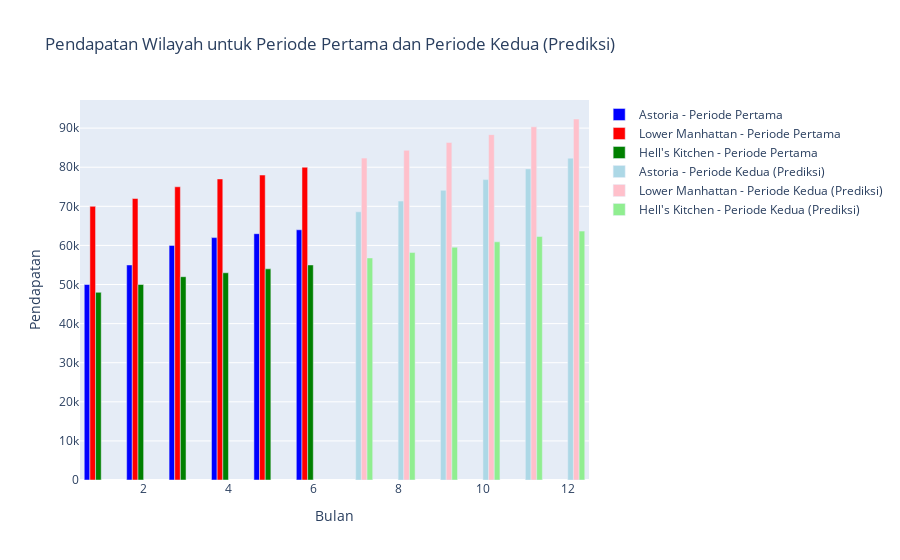

The notebook cell saved with this chart:
### Code cell
import numpy as np

from plotly.subplots import make_subplots
import plotly.graph_objects as go

from sklearn.linear_model import LinearRegression

# Data sampel pendapatan untuk wilayah Astoria, Lower Manhattan, dan Hell's Kitchen
# Disesuaikan dengan data nyata
astoria_income = np.array([50000, 55000, 60000, 62000, 63000, 64000])  # Pendapatan Astoria untuk periode pertama (Januari - Juni)
manhattan_income = np.array([70000, 72000, 75000, 77000, 78000, 80000])  # Pendapatan Lower Manhattan untuk periode pertama (Januari - Juni)
hellskitchen_income = np.array([48000, 50000, 52000, 53000, 54000, 55000])  # Pendapatan Hell's Kitchen untuk periode pertama (Januari - Juni)

# Gabungkan data pendapatan dari ketiga wilayah ke dalam satu array
income_data = np.column_stack((astoria_income, manhattan_income, hellskitchen_income))

# Data bulan untuk periode pertama (Januari - Juni)
bulan_pertama = np.array(range(1, 7)).reshape(-1, 1)

# Inisialisasi model regresi linear
model = LinearRegression()

# Melatih model menggunakan data pendapatan dari periode pertama
model.fit(bulan_pertama, income_data)

# Prediksi pendapatan untuk wilayah-wilayah tersebut pada periode kedua (Juli - Desember)
bulan_kedua = np.array(range(7, 13)).reshape(-1, 1)
prediksi_pendapatan = model.predict(bulan_kedua)

# Membuat data untuk plot
trace_astoria_pertama = go.Bar(x=bulan_pertama.flatten(), y=astoria_income, name='Astoria - Periode Pertama', marker=dict(color='blue'))
trace_manhattan_pertama = go.Bar(x=bulan_pertama.flatten(), y=manhattan_income, name='Lower Manhattan - Periode Pertama', marker=dict(color='red'))
trace_hellskitchen_pertama = go.Bar(x=bulan_pertama.flatten(), y=hellskitchen_income, name="Hell's Kitchen - Periode Pertama", marker=dict(color='green'))

trace_astoria_prediksi = go.Bar(x=bulan_kedua.flatten(), y=prediksi_pendapatan[:, 0], name='Astoria - Periode Kedua (Prediksi)', marker=dict(color='lightblue'))
trace_manhattan_prediksi = go.Bar(x=bulan_kedua.flatten(), y=prediksi_pendapatan[:, 1], name='Lower Manhattan - Periode Kedua (Prediksi)', marker=dict(color='pink'))
trace_hellskitchen_prediksi = go.Bar(x=bulan_kedua.flatten(), y=prediksi_pendapatan[:, 2], name="Hell's Kitchen - Periode Kedua (Prediksi)", marker=dict(color='lightgreen'))

# Membuat layout untuk plot
layout = go.Layout(title='Pendapatan Wilayah untuk Periode Pertama dan Periode Kedua (Prediksi)',
                   xaxis=dict(title='Bulan'),
                   yaxis=dict(title='Pendapatan'))

# Menggabungkan data dan layout menjadi objek fig
fig = go.Figure(data=[trace_astoria_pertama, trace_manhattan_pertama, trace_hellskitchen_pertama,
                      trace_astoria_prediksi, trace_manhattan_prediksi, trace_hellskitchen_prediksi],
                layout=layout)

# Menampilkan plot
fig.show()

### Figure 1 — Plotly figure (JSON) as saved in the notebook; plotly's stock layout.template omitted (floating-point values rounded to 4 significant figures)
{"data": [{"marker": {"color": "blue"}, "name": "Astoria - Periode Pertama", "type": "bar", "x": [1, 2, 3, 4, 5, 6], "y": [50000, 55000, 60000, 62000, 63000, 64000]}, {"marker": {"color": "red"}, "name": "Lower Manhattan - Periode Pertama", "type": "bar", "x": [1, 2, 3, 4, 5, 6], "y": [70000, 72000, 75000, 77000, 78000, 80000]}, {"marker": {"color": "green"}, "name": "Hell's Kitchen - Periode Pertama", "type": "bar", "x": [1, 2, 3, 4, 5, 6], "y": [48000, 50000, 52000, 53000, 54000, 55000]}, {"marker": {"color": "lightblue"}, "name": "Astoria - Periode Kedua (Prediksi)", "type": "bar", "x": [7, 8, 9, 10, 11, 12], "y": [68600, 71340.0, 74090.0, 76830.0, 79570.0, 82310.0]}, {"marker": {"color": "pink"}, "name": "Lower Manhattan - Periode Kedua (Prediksi)", "type": "bar", "x": [7, 8, 9, 10, 11, 12], "y": [82330.0, 84330.0, 86330.0, 88330.0, 90330.0, 92330.0]}, {"marker": {"color": "lightgreen"}, "name": "Hell's Kitchen - Periode Kedua (Prediksi)", "type": "bar", "x": [7, 8, 9, 10, 11, 12], "y": [56800, 58170.0, 59540.0, 60910.0, 62290.0, 63660.0]}], "layout": {"title": {"text": "Pendapatan Wilayah untuk Periode Pertama dan Periode Kedua (Prediksi)"}, "xaxis": {"title": {"text": "Bulan"}}, "yaxis": {"title": {"text": "Pendapatan"}}}}
